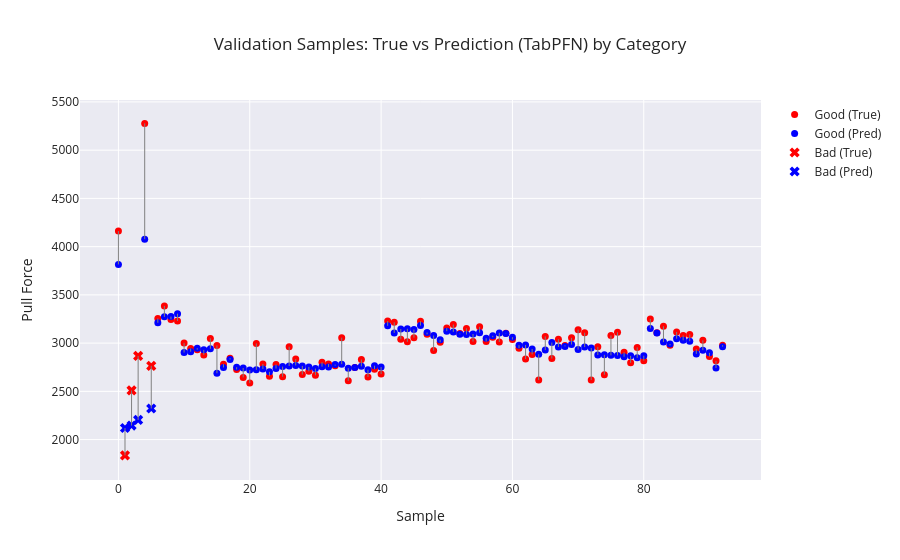

The cell this chart's notebook holds for it:
### Markdown cell above
# Check Validation Data

### Code cell
# Category array (must be aligned with y_dev)
categories = dev_df.groupby("Sample ID")["Category"].first().values

plot_visualizer(
    true_vals=y_dev,
    pred_vals=final_pred,
    categories=categories,
    title=f"Validation Samples: True vs Prediction ({model}) by Category"
)

### Figure 1 — Plotly figure (JSON) as saved in the notebook; plotly's stock layout.template omitted (floating-point values rounded to 4 significant figures)
{"data": [{"marker": {"color": "red", "size": 7, "symbol": "circle"}, "mode": "markers", "name": "Good (True)", "type": "scatter", "x": [0, 4, 6, 7, 8, 9, 10, 11, 12, 13, 14, 15, 16, 17, 18, 19, 20, 21, 22, 23, 24, 25, 26, 27, 28, 29, 30, 31, 32, 33, 34, 35, 36, 37, 38, 39, 40, 41, 42, 43, 44, 45, 46, 47, 48, 49, 50, 51, 52, 53, 54, 55, 56, 57, 58, 59, 60, 61, 62, 63, 64, 65, 66, 67, 68, 69, 70, 71, 72, 73, 74, 75, 76, 77, 78, 79, 80, 81, 82, 83, 84, 85, 86, 87, 88, 89, 90, 91, 92], "y": [4161.0, 5278.0, 3256.0, 3385.0, 3246.0, 3229.0, 3002.0, 2944.0, 2932.0, 2878.0, 3049.0, 2976.0, 2782.0, 2843.0, 2727.0, 2645.0, 2586.0, 2996.0, 2784.0, 2657.0, 2778.0, 2652.0, 2963.0, 2834.0, 2674.0, 2708.0, 2667.0, 2802.0, 2783.0, 2766.0, 3056.0, 2609.0, 2748.0, 2830.0, 2650.0, 2730.0, 2679.0, 3229.0, 3216.0, 3039.0, 3014.0, 3056.0, 3227.0, 3091.0, 2922.0, 3008.0, 3156.0, 3193.0, 3099.0, 3153.0, 3016.0, 3169.0, 3017.0, 3061.0, 3012.0, 3102.0, 3037.0, 2948.0, 2834.0, 2883.0, 2617.0, 3070.0, 2840.0, 3041.0, 2976.0, 3054.0, 3139.0, 3108.0, 2617.0, 2961.0, 2672.0, 3080.0, 3112.0, 2905.0, 2796.0, 2956.0, 2818.0, 3250.0, 3106.0, 3175.0, 2977.0, 3116.0, 3080.0, 3090.0, 2938.0, 3029.0, 2861.0, 2816.0, 2979.0]}, {"marker": {"color": "blue", "size": 7, "symbol": "circle"}, "mode": "markers", "name": "Good (Pred)", "type": "scatter", "x": [0, 4, 6, 7, 8, 9, 10, 11, 12, 13, 14, 15, 16, 17, 18, 19, 20, 21, 22, 23, 24, 25, 26, 27, 28, 29, 30, 31, 32, 33, 34, 35, 36, 37, 38, 39, 40, 41, 42, 43, 44, 45, 46, 47, 48, 49, 50, 51, 52, 53, 54, 55, 56, 57, 58, 59, 60, 61, 62, 63, 64, 65, 66, 67, 68, 69, 70, 71, 72, 73, 74, 75, 76, 77, 78, 79, 80, 81, 82, 83, 84, 85, 86, 87, 88, 89, 90, 91, 92], "y": [3816.0, 4077.0, 3211.0, 3272.0, 3275.0, 3305.0, 2902.0, 2911.0, 2948.0, 2930.0, 2941.0, 2688.0, 2748.0, 2830.0, 2750.0, 2742.0, 2721.0, 2724.0, 2732.0, 2702.0, 2736.0, 2757.0, 2763.0, 2769.0, 2763.0, 2753.0, 2736.0, 2756.0, 2752.0, 2777.0, 2782.0, 2741.0, 2746.0, 2759.0, 2724.0, 2766.0, 2752.0, 3179.0, 3106.0, 3146.0, 3149.0, 3141.0, 3182.0, 3110.0, 3078.0, 3035.0, 3124.0, 3116.0, 3093.0, 3089.0, 3094.0, 3109.0, 3050.0, 3075.0, 3106.0, 3099.0, 3061.0, 2979.0, 2981.0, 2940.0, 2884.0, 2928.0, 3006.0, 2960.0, 2966.0, 2985.0, 2933.0, 2959.0, 2949.0, 2877.0, 2878.0, 2873.0, 2873.0, 2859.0, 2868.0, 2847.0, 2869.0, 3152.0, 3106.0, 3011.0, 2990.0, 3046.0, 3029.0, 3020.0, 2888.0, 2927.0, 2899.0, 2742.0, 2964.0]}, {"marker": {"color": "red", "size": 9, "symbol": "x"}, "mode": "markers", "name": "Bad (True)", "type": "scatter", "x": [1, 2, 3, 5], "y": [1836.0, 2510.0, 2867.0, 2764.0]}, {"marker": {"color": "blue", "size": 9, "symbol": "x"}, "mode": "markers", "name": "Bad (Pred)", "type": "scatter", "x": [1, 2, 3, 5], "y": [2120.0, 2146.0, 2204.0, 2323.0]}, {"line": {"color": "gray", "width": 1}, "mode": "lines", "showlegend": false, "type": "scatter", "x": [0, 0], "y": [4161.0, 3816.0]}, {"line": {"color": "gray", "width": 1}, "mode": "lines", "showlegend": false, "type": "scatter", "x": [1, 1], "y": [1836.0, 2120.0]}, {"line": {"color": "gray", "width": 1}, "mode": "lines", "showlegend": false, "type": "scatter", "x": [2, 2], "y": [2510.0, 2146.0]}, {"line": {"color": "gray", "width": 1}, "mode": "lines", "showlegend": false, "type": "scatter", "x": [3, 3], "y": [2867.0, 2204.0]}, {"line": {"color": "gray", "width": 1}, "mode": "lines", "showlegend": false, "type": "scatter", "x": [4, 4], "y": [5278.0, 4077.0]}, {"line": {"color": "gray", "width": 1}, "mode": "lines", "showlegend": false, "type": "scatter", "x": [5, 5], "y": [2764.0, 2323.0]}, {"line": {"color": "gray", "width": 1}, "mode": "lines", "showlegend": false, "type": "scatter", "x": [6, 6], "y": [3256.0, 3211.0]}, {"line": {"color": "gray", "width": 1}, "mode": "lines", "showlegend": false, "type": "scatter", "x": [7, 7], "y": [3385.0, 3272.0]}, {"line": {"color": "gray", "width": 1}, "mode": "lines", "showlegend": false, "type": "scatter", "x": [8, 8], "y": [3246.0, 3275.0]}, {"line": {"color": "gray", "width": 1}, "mode": "lines", "showlegend": false, "type": "scatter", "x": [9, 9], "y": [3229.0, 3305.0]}, {"line": {"color": "gray", "width": 1}, "mode": "lines", "showlegend": false, "type": "scatter", "x": [10, 10], "y": [3002.0, 2902.0]}, {"line": {"color": "gray", "width": 1}, "mode": "lines", "showlegend": false, "type": "scatter", "x": [11, 11], "y": [2944.0, 2911.0]}, {"line": {"color": "gray", "width": 1}, "mode": "lines", "showlegend": false, "type": "scatter", "x": [12, 12], "y": [2932.0, 2948.0]}, {"line": {"color": "gray", "width": 1}, "mode": "lines", "showlegend": false, "type": "scatter", "x": [13, 13], "y": [2878.0, 2930.0]}, {"line": {"color": "gray", "width": 1}, "mode": "lines", "showlegend": false, "type": "scatter", "x": [14, 14], "y": [3049.0, 2941.0]}, {"line": {"color": "gray", "width": 1}, "mode": "lines", "showlegend": false, "type": "scatter", "x": [15, 15], "y": [2976.0, 2688.0]}, {"line": {"color": "gray", "width": 1}, "mode": "lines", "showlegend": false, "type": "scatter", "x": [16, 16], "y": [2782.0, 2748.0]}, {"line": {"color": "gray", "width": 1}, "mode": "lines", "showlegend": false, "type": "scatter", "x": [17, 17], "y": [2843.0, 2830.0]}, {"line": {"color": "gray", "width": 1}, "mode": "lines", "showlegend": false, "type": "scatter", "x": [18, 18], "y": [2727.0, 2750.0]}, {"line": {"color": "gray", "width": 1}, "mode": "lines", "showlegend": false, "type": "scatter", "x": [19, 19], "y": [2645.0, 2742.0]}, {"line": {"color": "gray", "width": 1}, "mode": "lines", "showlegend": false, "type": "scatter", "x": [20, 20], "y": [2586.0, 2721.0]}, {"line": {"color": "gray", "width": 1}, "mode": "lines", "showlegend": false, "type": "scatter", "x": [21, 21], "y": [2996.0, 2724.0]}, {"line": {"color": "gray", "width": 1}, "mode": "lines", "showlegend": false, "type": "scatter", "x": [22, 22], "y": [2784.0, 2732.0]}, {"line": {"color": "gray", "width": 1}, "mode": "lines", "showlegend": false, "type": "scatter", "x": [23, 23], "y": [2657.0, 2702.0]}, {"line": {"color": "gray", "width": 1}, "mode": "lines", "showlegend": false, "type": "scatter", "x": [24, 24], "y": [2778.0, 2736.0]}, {"line": {"color": "gray", "width": 1}, "mode": "lines", "showlegend": false, "type": "scatter", "x": [25, 25], "y": [2652, 2757.0]}, {"line": {"color": "gray", "width": 1}, "mode": "lines", "showlegend": false, "type": "scatter", "x": [26, 26], "y": [2963, 2763.0]}, {"line": {"color": "gray", "width": 1}, "mode": "lines", "showlegend": false, "type": "scatter", "x": [27, 27], "y": [2834.0, 2769.0]}, {"line": {"color": "gray", "width": 1}, "mode": "lines", "showlegend": false, "type": "scatter", "x": [28, 28], "y": [2674.0, 2763.0]}, {"line": {"color": "gray", "width": 1}, "mode": "lines", "showlegend": false, "type": "scatter", "x": [29, 29], "y": [2708.0, 2753.0]}, {"line": {"color": "gray", "width": 1}, "mode": "lines", "showlegend": false, "type": "scatter", "x": [30, 30], "y": [2667.0, 2736.0]}, {"line": {"color": "gray", "width": 1}, "mode": "lines", "showlegend": false, "type": "scatter", "x": [31, 31], "y": [2802.0, 2756.0]}, {"line": {"color": "gray", "width": 1}, "mode": "lines", "showlegend": false, "type": "scatter", "x": [32, 32], "y": [2783, 2752.0]}, {"line": {"color": "gray", "width": 1}, "mode": "lines", "showlegend": false, "type": "scatter", "x": [33, 33], "y": [2766.0, 2777.0]}, {"line": {"color": "gray", "width": 1}, "mode": "lines", "showlegend": false, "type": "scatter", "x": [34, 34], "y": [3056.0, 2782.0]}, {"line": {"color": "gray", "width": 1}, "mode": "lines", "showlegend": false, "type": "scatter", "x": [35, 35], "y": [2609.0, 2741.0]}, {"line": {"color": "gray", "width": 1}, "mode": "lines", "showlegend": false, "type": "scatter", "x": [36, 36], "y": [2748.0, 2746.0]}, {"line": {"color": "gray", "width": 1}, "mode": "lines", "showlegend": false, "type": "scatter", "x": [37, 37], "y": [2830, 2759.0]}, {"line": {"color": "gray", "width": 1}, "mode": "lines", "showlegend": false, "type": "scatter", "x": [38, 38], "y": [2650.0, 2724.0]}, {"line": {"color": "gray", "width": 1}, "mode": "lines", "showlegend": false, "type": "scatter", "x": [39, 39], "y": [2730.0, 2766.0]}, {"line": {"color": "gray", "width": 1}, "mode": "lines", "showlegend": false, "type": "scatter", "x": [40, 40], "y": [2679.0, 2752.0]}, {"line": {"color": "gray", "width": 1}, "mode": "lines", "showlegend": false, "type": "scatter", "x": [41, 41], "y": [3229.0, 3179.0]}, {"line": {"color": "gray", "width": 1}, "mode": "lines", "showlegend": false, "type": "scatter", "x": [42, 42], "y": [3216, 3106.0]}, {"line": {"color": "gray", "width": 1}, "mode": "lines", "showlegend": false, "type": "scatter", "x": [43, 43], "y": [3039, 3146.0]}, {"line": {"color": "gray", "width": 1}, "mode": "lines", "showlegend": false, "type": "scatter", "x": [44, 44], "y": [3014.0, 3149.0]}, {"line": {"color": "gray", "width": 1}, "mode": "lines", "showlegend": false, "type": "scatter", "x": [45, 45], "y": [3056.0, 3141.0]}, {"line": {"color": "gray", "width": 1}, "mode": "lines", "showlegend": false, "type": "scatter", "x": [46, 46], "y": [3227.0, 3182.0]}, {"line": {"color": "gray", "width": 1}, "mode": "lines", "showlegend": false, "type": "scatter", "x": [47, 47], "y": [3091, 3110.0]}, {"line": {"color": "gray", "width": 1}, "mode": "lines", "showlegend": false, "type": "scatter", "x": [48, 48], "y": [2922.0, 3078.0]}, {"line": {"color": "gray", "width": 1}, "mode": "lines", "showlegend": false, "type": "scatter", "x": [49, 49], "y": [3008.0, 3035.0]}, {"line": {"color": "gray", "width": 1}, "mode": "lines", "showlegend": false, "type": "scatter", "x": [50, 50], "y": [3156.0, 3124.0]}, {"line": {"color": "gray", "width": 1}, "mode": "lines", "showlegend": false, "type": "scatter", "x": [51, 51], "y": [3193.0, 3116.0]}, {"line": {"color": "gray", "width": 1}, "mode": "lines", "showlegend": false, "type": "scatter", "x": [52, 52], "y": [3099.0, 3093.0]}, {"line": {"color": "gray", "width": 1}, "mode": "lines", "showlegend": false, "type": "scatter", "x": [53, 53], "y": [3153.0, 3089.0]}, {"line": {"color": "gray", "width": 1}, "mode": "lines", "showlegend": false, "type": "scatter", "x": [54, 54], "y": [3016.0, 3094.0]}, {"line": {"color": "gray", "width": 1}, "mode": "lines", "showlegend": false, "type": "scatter", "x": [55, 55], "y": [3169.0, 3109.0]}, {"line": {"color": "gray", "width": 1}, "mode": "lines", "showlegend": false, "type": "scatter", "x": [56, 56], "y": [3017.0, 3050.0]}, {"line": {"color": "gray", "width": 1}, "mode": "lines", "showlegend": false, "type": "scatter", "x": [57, 57], "y": [3061.0, 3075.0]}, {"line": {"color": "gray", "width": 1}, "mode": "lines", "showlegend": false, "type": "scatter", "x": [58, 58], "y": [3012, 3106.0]}, {"line": {"color": "gray", "width": 1}, "mode": "lines", "showlegend": false, "type": "scatter", "x": [59, 59], "y": [3102.0, 3099.0]}, {"line": {"color": "gray", "width": 1}, "mode": "lines", "showlegend": false, "type": "scatter", "x": [60, 60], "y": [3037.0, 3061.0]}, {"line": {"color": "gray", "width": 1}, "mode": "lines", "showlegend": false, "type": "scatter", "x": [61, 61], "y": [2948, 2979.0]}, {"line": {"color": "gray", "width": 1}, "mode": "lines", "showlegend": false, "type": "scatter", "x": [62, 62], "y": [2834.0, 2981.0]}, {"line": {"color": "gray", "width": 1}, "mode": "lines", "showlegend": false, "type": "scatter", "x": [63, 63], "y": [2883.0, 2940.0]}, {"line": {"color": "gray", "width": 1}, "mode": "lines", "showlegend": false, "type": "scatter", "x": [64, 64], "y": [2617.0, 2884.0]}, {"line": {"color": "gray", "width": 1}, "mode": "lines", "showlegend": false, "type": "scatter", "x": [65, 65], "y": [3070.0, 2928.0]}, {"line": {"color": "gray", "width": 1}, "mode": "lines", "showlegend": false, "type": "scatter", "x": [66, 66], "y": [2840.0, 3006.0]}, {"line": {"color": "gray", "width": 1}, "mode": "lines", "showlegend": false, "type": "scatter", "x": [67, 67], "y": [3041.0, 2960.0]}, {"line": {"color": "gray", "width": 1}, "mode": "lines", "showlegend": false, "type": "scatter", "x": [68, 68], "y": [2976.0, 2966.0]}, {"line": {"color": "gray", "width": 1}, "mode": "lines", "showlegend": false, "type": "scatter", "x": [69, 69], "y": [3054.0, 2985.0]}, {"line": {"color": "gray", "width": 1}, "mode": "lines", "showlegend": false, "type": "scatter", "x": [70, 70], "y": [3139.0, 2933.0]}, {"line": {"color": "gray", "width": 1}, "mode": "lines", "showlegend": false, "type": "scatter", "x": [71, 71], "y": [3108.0, 2959.0]}, {"line": {"color": "gray", "width": 1}, "mode": "lines", "showlegend": false, "type": "scatter", "x": [72, 72], "y": [2617.0, 2949.0]}, {"line": {"color": "gray", "width": 1}, "mode": "lines", "showlegend": false, "type": "scatter", "x": [73, 73], "y": [2961.0, 2877.0]}, {"line": {"color": "gray", "width": 1}, "mode": "lines", "showlegend": false, "type": "scatter", "x": [74, 74], "y": [2672.0, 2878.0]}, {"line": {"color": "gray", "width": 1}, "mode": "lines", "showlegend": false, "type": "scatter", "x": [75, 75], "y": [3080.0, 2873.0]}, {"line": {"color": "gray", "width": 1}, "mode": "lines", "showlegend": false, "type": "scatter", "x": [76, 76], "y": [3112.0, 2873.0]}, {"line": {"color": "gray", "width": 1}, "mode": "lines", "showlegend": false, "type": "scatter", "x": [77, 77], "y": [2905, 2859.0]}, {"line": {"color": "gray", "width": 1}, "mode": "lines", "showlegend": false, "type": "scatter", "x": [78, 78], "y": [2796.0, 2868.0]}, {"line": {"color": "gray", "width": 1}, "mode": "lines", "showlegend": false, "type": "scatter", "x": [79, 79], "y": [2956.0, 2847.0]}, {"line": {"color": "gray", "width": 1}, "mode": "lines", "showlegend": false, "type": "scatter", "x": [80, 80], "y": [2818.0, 2869.0]}, {"line": {"color": "gray", "width": 1}, "mode": "lines", "showlegend": false, "type": "scatter", "x": [81, 81], "y": [3250.0, 3152.0]}, {"line": {"color": "gray", "width": 1}, "mode": "lines", "showlegend": false, "type": "scatter", "x": [82, 82], "y": [3106.0, 3106.0]}, {"line": {"color": "gray", "width": 1}, "mode": "lines", "showlegend": false, "type": "scatter", "x": [83, 83], "y": [3175.0, 3011.0]}, {"line": {"color": "gray", "width": 1}, "mode": "lines", "showlegend": false, "type": "scatter", "x": [84, 84], "y": [2977.0, 2990.0]}, {"line": {"color": "gray", "width": 1}, "mode": "lines", "showlegend": false, "type": "scatter", "x": [85, 85], "y": [3116.0, 3046.0]}, {"line": {"color": "gray", "width": 1}, "mode": "lines", "showlegend": false, "type": "scatter", "x": [86, 86], "y": [3080.0, 3029.0]}, {"line": {"color": "gray", "width": 1}, "mode": "lines", "showlegend": false, "type": "scatter", "x": [87, 87], "y": [3090.0, 3020.0]}, {"line": {"color": "gray", "width": 1}, "mode": "lines", "showlegend": false, "type": "scatter", "x": [88, 88], "y": [2938.0, 2888.0]}, {"line": {"color": "gray", "width": 1}, "mode": "lines", "showlegend": false, "type": "scatter", "x": [89, 89], "y": [3029.0, 2927.0]}, {"line": {"color": "gray", "width": 1}, "mode": "lines", "showlegend": false, "type": "scatter", "x": [90, 90], "y": [2861.0, 2899.0]}, {"line": {"color": "gray", "width": 1}, "mode": "lines", "showlegend": false, "type": "scatter", "x": [91, 91], "y": [2816.0, 2742.0]}, {"line": {"color": "gray", "width": 1}, "mode": "lines", "showlegend": false, "type": "scatter", "x": [92, 92], "y": [2979.0, 2964.0]}], "layout": {"title": {"text": "Validation Samples: True vs Prediction (TabPFN) by Category"}, "xaxis": {"title": {"text": "Sample"}}, "yaxis": {"title": {"text": "Pull Force"}}}}
